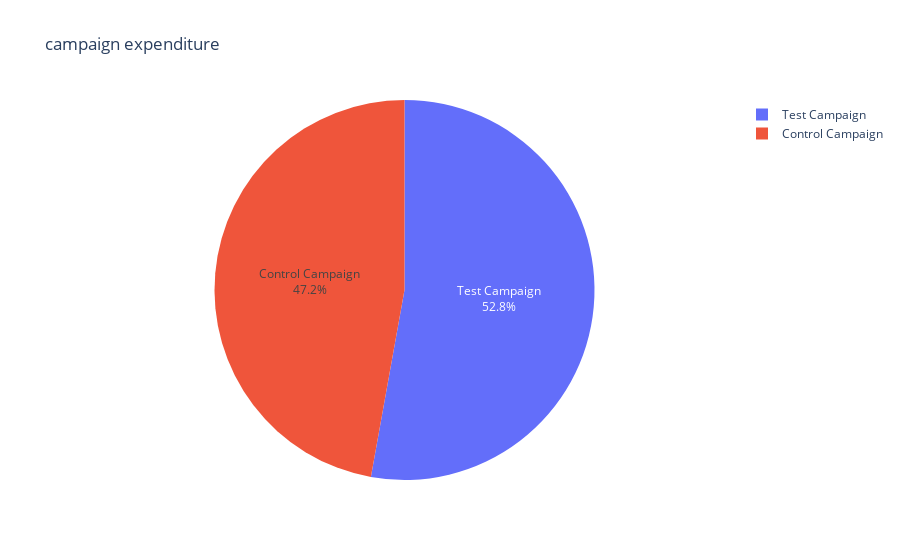

Notebook cell for this chart:
### Code cell
# Plot a pie chart to visualize the campaign expenditure and compare

pie_chart = px.pie(campaign_grouped, values='Total Spent', names='Campaign Name',
                   title='campaign expenditure', hole=0,
                   hover_data=['Total Spent'])

pie_chart.update_traces(textposition='inside', textinfo='percent+label')
pie_chart.show()

### Figure 1 — Plotly figure (JSON) as saved in the notebook; plotly's stock layout.template omitted (floating-point values rounded to 4 significant figures)
{"data": [{"customdata": [[68653], [76892]], "domain": {"x": [0, 1], "y": [0, 1]}, "hole": 0, "hovertemplate": "Campaign Name=%{label}<br>Total Spent=%{customdata[0]}<extra></extra>", "labels": ["Control Campaign", "Test Campaign"], "legendgroup": "", "name": "", "showlegend": true, "textinfo": "percent+label", "textposition": "inside", "type": "pie", "values": [68653, 76892]}], "layout": {"legend": {"tracegroupgap": 0}, "title": {"text": "campaign expenditure"}}}
